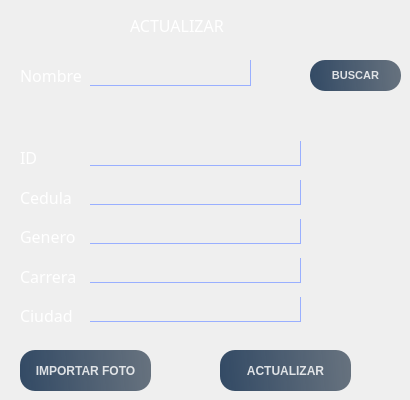
    <widget class="QWidget" name="page_reload">
     <widget class="QLabel" name="label_12">
      <property name="geometry">
       <rect>
        <x>130</x>
        <y>10</y>
        <width>111</width>
        <height>31</height>
       </rect>
      </property>
      <property name="font">
       <font>
        <family>MV Boli</family>
        <pointsize>12</pointsize>
       </font>
      </property>
      <property name="styleSheet">
       <string notr="true">color:white;</string>
      </property>
      <property name="text">
       <string>ACTUALIZAR</string>
      </property>
     </widget>
     <widget class="QLabel" name="label_13">
      <property name="geometry">
       <rect>
        <x>20</x>
        <y>60</y>
        <width>61</width>
        <height>31</height>
       </rect>
      </property>
      <property name="font">
       <font>
        <family>MV Boli</family>
        <pointsize>12</pointsize>
       </font>
      </property>
      <property name="styleSheet">
       <string notr="true">color:white;</string>
      </property>
      <property name="text">
       <string>Nombre</string>
      </property>
     </widget>
     <widget class="QLineEdit" name="alumno">
      <property name="geometry">
       <rect>
        <x>90</x>
        <y>60</y>
        <width>161</width>
        <height>26</height>
       </rect>
      </property>
      <property name="font">
       <font>
        <pointsize>10</pointsize>
        <weight>50</weight>
        <italic>false</italic>
        <bold>false</bold>
        <underline>false</underline>
        <strikeout>false</strikeout>
       </font>
      </property>
      <property name="cursor">
       <cursorShape>IBeamCursor</cursorShape>
      </property>
      <property name="tabletTracking">
       <bool>false</bool>
      </property>
      <property name="styleSheet">
       <string notr="true">background-color:rgba(0,0,0,0); 
border:none;
border-bottom:0.5px solid rgba(153, 175, 255);
border-right:0.5px solid rgba(153, 175, 255);

color:rgba(255,255,255,230);
padding-bottom:7px;</string>
      </property>
      <property name="text">
       <string/>
      </property>
      <property name="alignment">
       <set>Qt::AlignBottom|Qt::AlignHCenter</set>
      </property>
      <property name="placeholderText">
       <string/>
      </property>
     </widget>
     <widget class="QPushButton" name="bt_buscar">
      <property name="geometry">
       <rect>
        <x>310</x>
        <y>60</y>
        <width>91</width>
        <height>31</height>
       </rect>
      </property>
      <property name="font">
       <font>
        <pointsize>8</pointsize>
        <weight>75</weight>
        <bold>true</bold>
       </font>
      </property>
      <property name="styleSheet">
       <string notr="true">QPushButton{
color:rgba(255,255,255,210);
border-radius:15px;
background-color: qlineargradient(spread:pad, x1:0, y1:0.505682 , x2:1 , y2:0.477,stop:0 rgba(20,47,78,219), stop:1 rgba(85,98,112,226));
}
QPushButton:hover{

color:rgba(255,255,255,210);
background-color: qlineargradient(spread:pad, x1:0, y1:0.505682 , x2:1 , y2:0.477,stop:0 rgba(123, 104, 238,230), stop:1 rgba(85,98,112,226));


}
</string>
      </property>
      <property name="text">
       <string>BUSCAR</string>
      </property>
      <property name="icon">
       <iconset>
        <normaloff>buscar (1).png</normaloff>buscar (1).png</iconset>
      </property>
     </widget>
     <widget class="QPushButton" name="bt_img">
      <property name="geometry">
       <rect>
        <x>20</x>
        <y>350</y>
        <width>131</width>
        <height>41</height>
       </rect>
      </property>
      <property name="font">
       <font>
        <pointsize>9</pointsize>
        <weight>75</weight>
        <bold>true</bold>
       </font>
      </property>
      <property name="styleSheet">
       <string notr="true">QPushButton{
color:rgba(255,255,255,210);
border-radius:15px;
background-color: qlineargradient(spread:pad, x1:0, y1:0.505682 , x2:1 , y2:0.477,stop:0 rgba(20,47,78,219), stop:1 rgba(85,98,112,226));
}
QPushButton:hover{

color:rgba(255,255,255,210);
background-color: qlineargradient(spread:pad, x1:0, y1:0.505682 , x2:1 , y2:0.477,stop:0 rgba(123, 104, 238,230), stop:1 rgba(85,98,112,226));


}
</string>
      </property>
      <property name="text">
       <string>IMPORTAR FOTO</string>
      </property>
      <property name="icon">
       <iconset>
        <normaloff>imagen.png</normaloff>imagen.png</iconset>
      </property>
     </widget>
     <widget class="QLabel" name="label_imagen">
      <property name="geometry">
       <rect>
        <x>310</x>
        <y>190</y>
        <width>91</width>
        <height>81</height>
       </rect>
      </property>
      <property name="font">
       <font>
        <pointsize>12</pointsize>
        <weight>75</weight>
        <bold>true</bold>
       </font>
      </property>
      <property name="text">
       <string/>
      </property>
      <property name="scaledContents">
       <bool>true</bool>
      </property>
      <property name="alignment">
       <set>Qt::AlignCenter</set>
      </property>
     </widget>
     <widget class="QPushButton" name="bt_actualizar">
      <property name="geometry">
       <rect>
        <x>220</x>
        <y>350</y>
        <width>131</width>
        <height>41</height>
       </rect>
      </property>
      <property name="font">
       <font>
        <pointsize>9</pointsize>
        <weight>75</weight>
        <bold>true</bold>
       </font>
      </property>
      <property name="styleSheet">
       <string notr="true">QPushButton{
color:rgba(255,255,255,210);
border-radius:15px;
background-color: qlineargradient(spread:pad, x1:0, y1:0.505682 , x2:1 , y2:0.477,stop:0 rgba(20,47,78,219), stop:1 rgba(85,98,112,226));
}
QPushButton:hover{

color:rgba(255,255,255,210);
background-color: qlineargradient(spread:pad, x1:0, y1:0.505682 , x2:1 , y2:0.477,stop:0 rgba(123, 104, 238,230), stop:1 rgba(85,98,112,226));


}
</string>
      </property>
      <property name="text">
       <string>ACTUALIZAR</string>
      </property>
      <property name="icon">
       <iconset>
        <normaloff>guardar-el-archivo.png</normaloff>guardar-el-archivo.png</iconset>
      </property>
     </widget>
     <widget class="QWidget" name="layoutWidget">
      <property name="geometry">
       <rect>
        <x>20</x>
        <y>141</y>
        <width>61</width>
        <height>191</height>
       </rect>
      </property>
      <layout class="QVBoxLayout" name="verticalLayout_5">
       <item>
        <widget class="QLabel" name="label_14">
         <property name="font">
          <font>
           <family>MV Boli</family>
           <pointsize>12</pointsize>
          </font>
         </property>
         <property name="styleSheet">
          <string notr="true">color:white;</string>
         </property>
         <property name="text">
          <string>ID</string>
         </property>
        </widget>
       </item>
       <item>
        <widget class="QLabel" name="label_15">
         <property name="font">
          <font>
           <family>MV Boli</family>
           <pointsize>12</pointsize>
          </font>
         </property>
         <property name="styleSheet">
          <string notr="true">color:white;</string>
         </property>
         <property name="text">
          <string>Cedula</string>
         </property>
        </widget>
       </item>
       <item>
        <widget class="QLabel" name="label_16">
         <property name="font">
          <font>
           <family>MV Boli</family>
           <pointsize>12</pointsize>
          </font>
         </property>
         <property name="styleSheet">
          <string notr="true">color:white;</string>
         </property>
         <property name="text">
          <string>Genero</string>
         </property>
        </widget>
       </item>
       <item>
        <widget class="QLabel" name="label_17">
         <property name="font">
          <font>
           <family>MV Boli</family>
           <pointsize>12</pointsize>
          </font>
         </property>
         <property name="styleSheet">
          <string notr="true">color:white;</string>
         </property>
         <property name="text">
          <string>Carrera</string>
         </property>
        </widget>
       </item>
       <item>
        <widget class="QLabel" name="label_19">
         <property name="font">
          <font>
           <family>MV Boli</family>
           <pointsize>12</pointsize>
          </font>
         </property>
         <property name="styleSheet">
          <string notr="true">color:white;</string>
         </property>
         <property name="text">
          <string>Ciudad</string>
         </property>
        </widget>
       </item>
      </layout>
     </widget>
     <widget class="QWidget" name="layoutWidget">
      <property name="geometry">
       <rect>
        <x>90</x>
        <y>133</y>
        <width>211</width>
        <height>201</height>
       </rect>
      </property>
      <layout class="QVBoxLayout" name="verticalLayout_6">
       <item>
        <widget class="QLineEdit" name="ID">
         <property name="font">
          <font>
           <pointsize>10</pointsize>
           <weight>50</weight>
           <italic>false</italic>
           <bold>false</bold>
           <underline>false</underline>
           <strikeout>false</strikeout>
          </font>
         </property>
         <property name="cursor">
          <cursorShape>IBeamCursor</cursorShape>
         </property>
         <property name="tabletTracking">
          <bool>false</bool>
         </property>
         <property name="styleSheet">
          <string notr="true">background-color:rgba(0,0,0,0); 
border:none;
border-bottom:0.5px solid rgba(153, 175, 255);
border-right:0.5px solid rgba(153, 175, 255);

color:rgba(255,255,255,230);
padding-bottom:7px;</string>
         </property>
         <property name="text">
          <string/>
         </property>
         <property name="alignment">
          <set>Qt::AlignBottom|Qt::AlignHCenter</set>
         </property>
         <property name="placeholderText">
          <string/>
         </property>
        </widget>
       </item>
       <item>
        <widget class="QLineEdit" name="Cedula">
         <property name="font">
          <font>
           <pointsize>10</pointsize>
           <weight>50</weight>
           <italic>false</italic>
           <bold>false</bold>
           <underline>false</underline>
           <strikeout>false</strikeout>
          </font>
         </property>
         <property name="cursor">
          <cursorShape>IBeamCursor</cursorShape>
         </property>
         <property name="tabletTracking">
          <bool>false</bool>
         </property>
         <property name="styleSheet">
          <string notr="true">background-color:rgba(0,0,0,0); 
border:none;
border-bottom:0.5px solid rgba(153, 175, 255);
border-right:0.5px solid rgba(153, 175, 255);

color:rgba(255,255,255,230);
padding-bottom:7px;</string>
         </property>
         <property name="text">
          <string/>
         </property>
         <property name="alignment">
          <set>Qt::AlignCenter</set>
         </property>
         <property name="placeholderText">
          <string/>
         </property>
        </widget>
       </item>
       <item>
        <widget class="QLineEdit" name="Genero">
         <property name="font">
          <font>
           <pointsize>10</pointsize>
           <weight>50</weight>
           <italic>false</italic>
           <bold>false</bold>
           <underline>false</underline>
           <strikeout>false</strikeout>
          </font>
         </property>
         <property name="cursor">
          <cursorShape>IBeamCursor</cursorShape>
         </property>
         <property name="tabletTracking">
          <bool>false</bool>
         </property>
         <property name="styleSheet">
          <string notr="true">background-color:rgba(0,0,0,0); 
border:none;
border-bottom:0.5px solid rgba(153, 175, 255);
border-right:0.5px solid rgba(153, 175, 255);

color:rgba(255,255,255,230);
padding-bottom:7px;</string>
         </property>
         <property name="text">
          <string/>
         </property>
         <property name="alignment">
          <set>Qt::AlignBottom|Qt::AlignHCenter</set>
         </property>
         <property name="placeholderText">
          <string/>
         </property>
        </widget>
       </item>
       <item>
        <widget class="QLineEdit" name="Carrera">
         <property name="font">
          <font>
           <pointsize>10</pointsize>
           <weight>50</weight>
           <italic>false</italic>
           <bold>false</bold>
           <underline>false</underline>
           <strikeout>false</strikeout>
          </font>
         </property>
         <property name="cursor">
          <cursorShape>IBeamCursor</cursorShape>
         </property>
         <property name="tabletTracking">
          <bool>false</bool>
         </property>
         <property name="styleSheet">
          <string notr="true">background-color:rgba(0,0,0,0); 
border:none;
border-bottom:0.5px solid rgba(153, 175, 255);
border-right:0.5px solid rgba(153, 175, 255);

color:rgba(255,255,255,230);
padding-bottom:7px;</string>
         </property>
         <property name="text">
          <string/>
         </property>
         <property name="alignment">
          <set>Qt::AlignBottom|Qt::AlignHCenter</set>
         </property>
         <property name="placeholderText">
          <string/>
         </property>
        </widget>
       </item>
       <item>
        <widget class="QLineEdit" name="Ciudad">
         <property name="font">
          <font>
           <pointsize>10</pointsize>
           <weight>50</weight>
           <italic>false</italic>
           <bold>false</bold>
           <underline>false</underline>
           <strikeout>false</strikeout>
          </font>
         </property>
         <property name="cursor">
          <cursorShape>IBeamCursor</cursorShape>
         </property>
         <property name="tabletTracking">
          <bool>false</bool>
         </property>
         <property name="styleSheet">
          <string notr="true">background-color:rgba(0,0,0,0); 
border:none;
border-bottom:0.5px solid rgba(153, 175, 255);
border-right:0.5px solid rgba(153, 175, 255);

color:rgba(255,255,255,230);
padding-bottom:7px;</string>
         </property>
         <property name="text">
          <string/>
         </property>
         <property name="alignment">
          <set>Qt::AlignBottom|Qt::AlignHCenter</set>
         </property>
         <property name="placeholderText">
          <string/>
         </property>
        </widget>
       </item>
      </layout>
     </widget>
     <widget class="QLabel" name="Gif_2">
      <property name="geometry">
       <rect>
        <x>300</x>
        <y>170</y>
        <width>101</width>
        <height>91</height>
       </rect>
      </property>
      <property name="font">
       <font>
        <pointsize>13</pointsize>
       </font>
      </property>
      <property name="styleSheet">
       <string notr="true">color:rgba(255,255,255,210);
border-radius:50% ;

</string>
      </property>
      <property name="text">
       <string/>
      </property>
      <property name="scaledContents">
       <bool>true</bool>
      </property>
     </widget>
    </widget>
